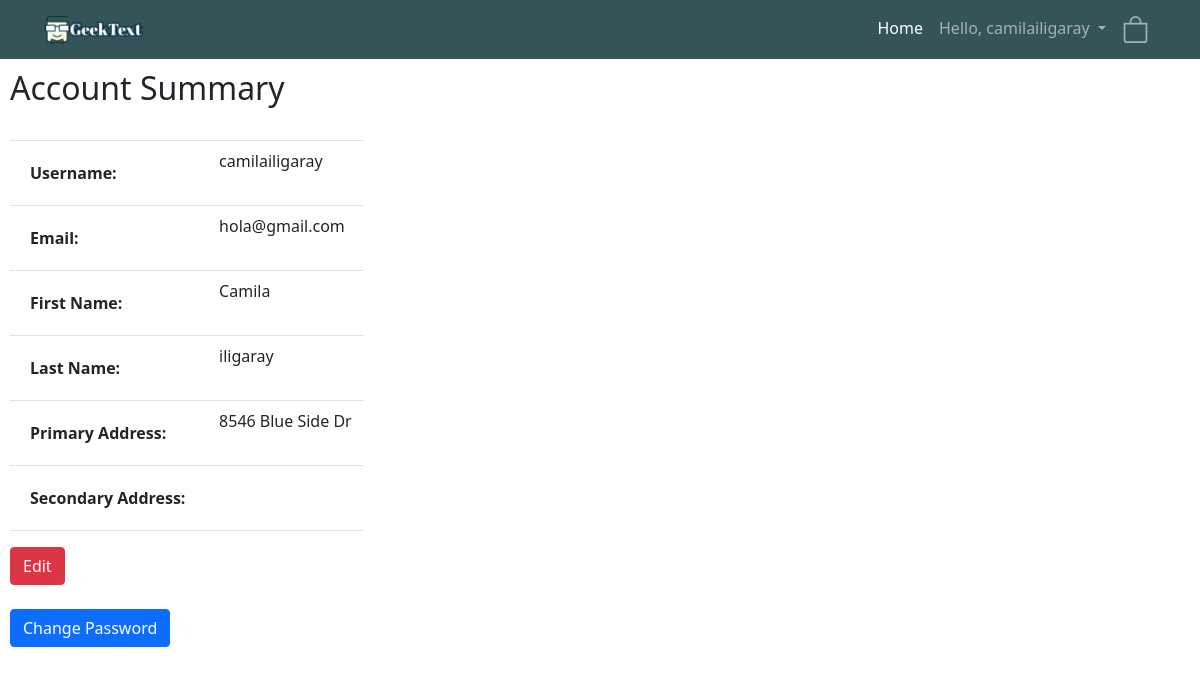
Page /register/account (signed in) on the earlier database version.
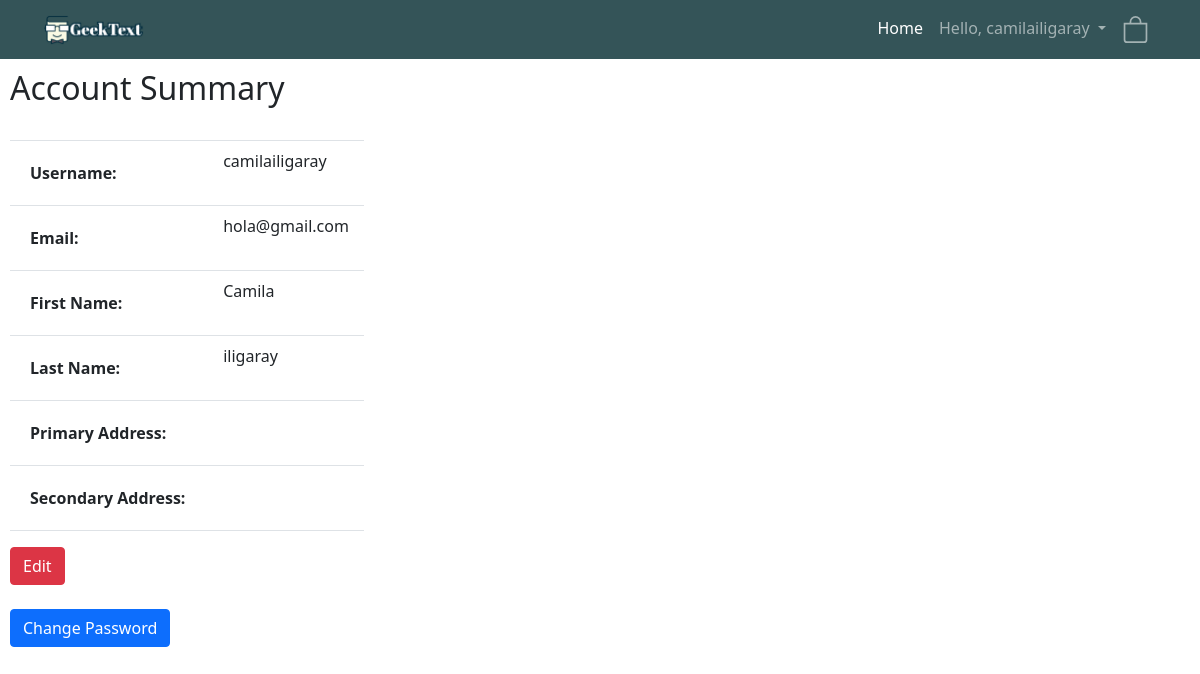
Same page on the later database version.
### register/models.py (models this page shows, shortened)
class Profile(models.Model):
    user = models.OneToOneField(User, on_delete=models.CASCADE, related_name="profile", null=True)
    address = models.CharField(max_length=200)
    homeAddress = models.CharField(max_length=200)
    wishlistCounter = models.IntegerField(default=0)
    def createprofile(sender, instance, created, **kwargs):
        if created:
            userid = instance.id
            Profile.objects.create(user=instance, id=userid)
            ShoppingCart.objects.create(user=instance, id=userid)
            print('Profile and Shopping Cart Created!')
    post_save.connect(createprofile, sender=User)

### register/views.py (the view)
# urls.py: path("account", views.account, name="account"),
def account(request):
    userid = request.user.id
    profile = Profile.objects.get(id=userid)
    user = request.user
    return render(request, "registration/account_summary.html", {"user": user, "profile": profile})

### register/templates/registration/account_summary.html (shortened to what this page needs)
{% extends "onlinelibrary/base.html" %}
{% load crispy_forms_tags %}
{% block content %}
<h2>Account Summary</h2>
<br>
<table id="table_summary" class="table">
    <tr>
        <th>Username:</th>
        <td>{{user.username}}</td>
    </tr>
    <tr>
        <th>Email:</th>
        <td>{{user.email}}</td>
    </tr>
    <tr>
        <th>First Name:</th>
        <td>{{user.first_name}}</td>
    </tr>
    <tr>
        <th>Last Name:</th>
        <td>{{user.last_name}}</td>
    </tr>
    <tr>
        <th>Primary Address:</th>
        <td>{{profile.homeAddress}}</td>
    </tr>
    <tr>
        <th>Secondary Address:</th>
        <td>{{profile.address}}</td>
    </tr>
</table>
<button onclick="window.location.href='http://127.0.0.1:8000/register/edit';" type="button" class="btn btn-danger">
    Edit
</button>
<br>
<br>
<button onclick="window.location.href='http://127.0.0.1:8000/register/change_password';" type="button" class="btn btn-primary">
    Change Password
</button>
{% endblock %}

Differences in the rows shown:
no longer on this page (row edited): Profile: homeAddress "8546 Blue Side Dr"
